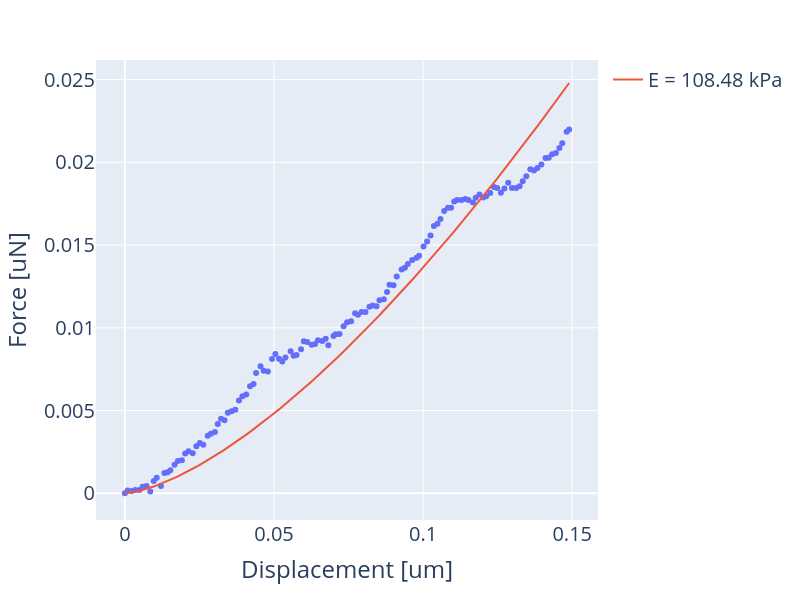
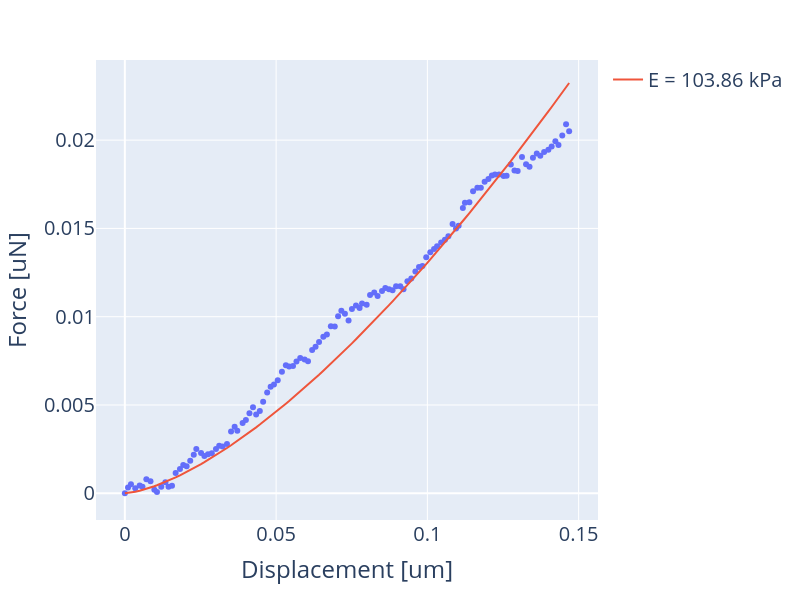
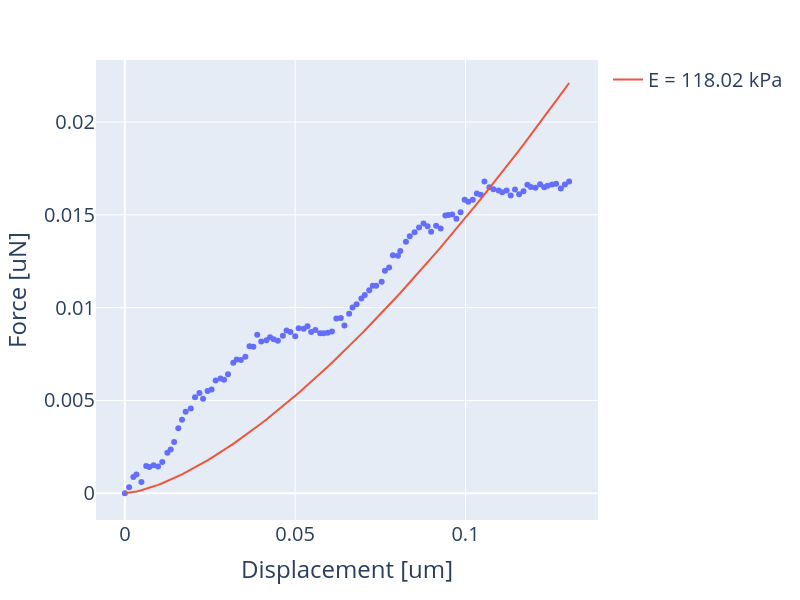
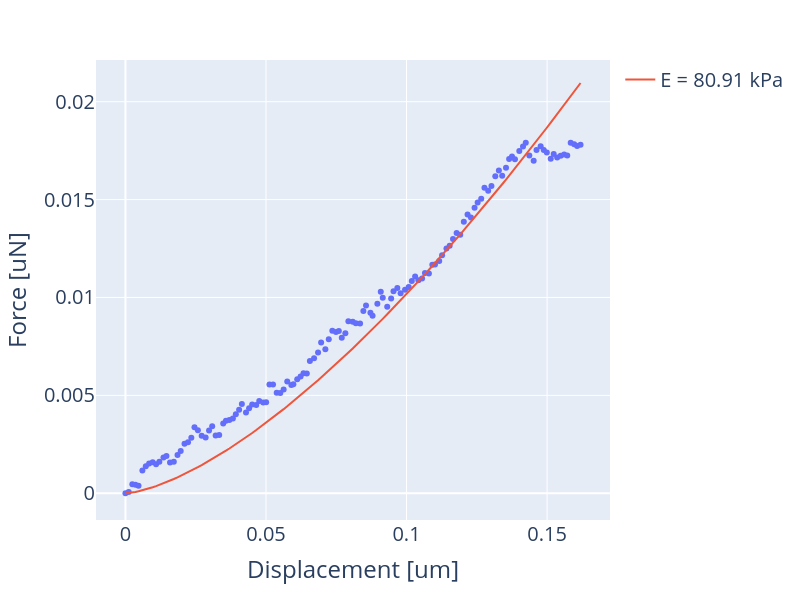

Notebook code for these charts, in order:
### Code cell
function_arguments = dict(radius=5, nu=0.5, cutoff=10, keyname="youngs_modulus", show_plot=True)
afm.calculate_curve_parameter(function=parameter_youngs_modulus, **function_arguments)

plot_curve_parameters_bar(afm,
                         parameter_names=['youngs_modulus'],
                         labels=['Control'],
                         figsize=(5,5))
